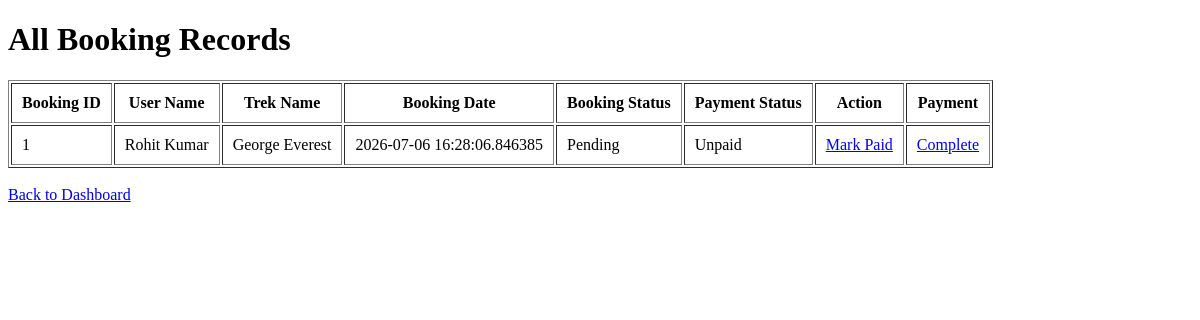
Before: /admin/bookings with the older database file.
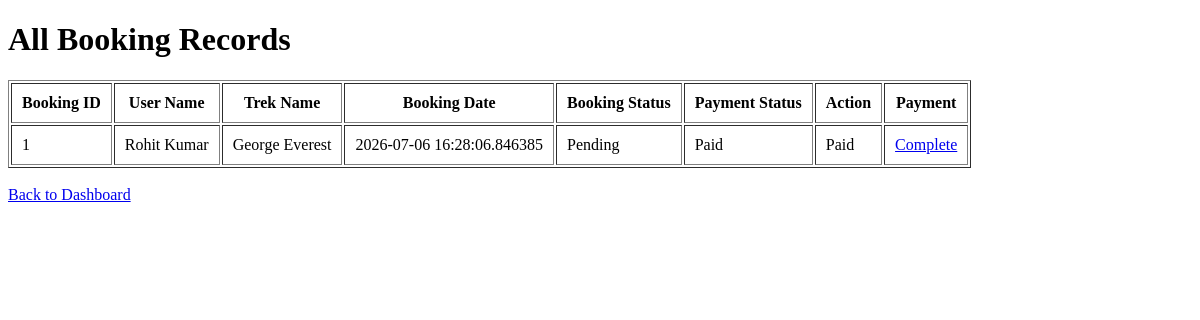
After: the same page with the newer database file.
### models/models.py (models this page shows)
class Booking(db.Model):
    __tablename__ = "bookings"
    id = db.Column(db.Integer, primary_key=True)
    user_id = db.Column(
        db.Integer,
        db.ForeignKey("users.id"),
        nullable=False
    )
    trek_id = db.Column(
        db.Integer,
        db.ForeignKey("treks.id"),
        nullable=False
    )
    booking_date = db.Column(
        db.DateTime,
        default=datetime.utcnow
    )
    booking_status = db.Column(
        db.String(20),
        default="Pending"
    )
    payment_status = db.Column(
        db.String(20),
        default="Unpaid"
    )

class User(db.Model):
    __tablename__ = "users"
    id = db.Column(db.Integer, primary_key=True)
    full_name = db.Column(db.String(100), nullable=False)
    email = db.Column(db.String(120), unique=True, nullable=False)
    password = db.Column(db.String(255), nullable=False)
    role = db.Column(db.String(20), nullable=False)
    status = db.Column(
    db.String(20),
    default="approved"
    )
    created_at = db.Column(db.DateTime, default=datetime.utcnow)
    bookings = db.relationship(
        "Booking",
        backref="user",
        lazy=True
    )
    assigned_treks = db.relationship(
    "Trek",
    foreign_keys="Trek.assigned_staff_id",
    backref="assigned_staff",
    lazy=True
    )

class Trek(db.Model):
    __tablename__ = "treks"
    id = db.Column(db.Integer, primary_key=True)
    trek_name = db.Column(db.String(100), nullable=False)
    difficulty = db.Column(db.String(50))
    duration_days = db.Column(db.Integer)
    available_slots = db.Column(db.Integer)
    status = db.Column(
        db.String(20),
        default="Open"
    )
    assigned_staff_id = db.Column(
        db.Integer,
        db.ForeignKey("users.id")
    )
    bookings = db.relationship(
        "Booking",
        backref="trek",
        lazy=True
    )

### controllers/auth.py (the view)
@auth.route("/admin/bookings")
def view_bookings():
    bookings = Booking.query.all()
    return render_template(
        "view_bookings.html",
        bookings=bookings
    )

### templates/view_bookings.html (shortened to what this page needs)
<!DOCTYPE html>
<html>
<head>
</head>
<body>
<h1>All Booking Records</h1>
<table border="1" cellpadding="10">
<tr>
    <th>Booking ID</th>
    <th>User Name</th>
    <th>Trek Name</th>
    <th>Booking Date</th>
    <th>Booking Status</th>
    <th>Payment Status</th>
    <th>Action</th>
    <th>Payment</th>
</tr>
{% for booking in bookings %}
<tr>
<td>{{ booking.id }}</td>
<td>{{ booking.user.full_name }}</td>
<td>{{ booking.trek.trek_name }}</td>
<td>{{ booking.booking_date }}</td>
<td>{{ booking.booking_status }}</td>
<td>{{ booking.payment_status }}</td>
<td>
{% if booking.payment_status == "Unpaid" %}
<a href="/admin/mark_paid/{{ booking.id }}">
    Mark Paid
</a>
{% else %}
Paid
{% endif %}
</td>
<td>
{% if booking.booking_status == "Pending" %}
<a href="/admin/complete_booking/{{ booking.id }}">
    Complete
</a>
{% else %}
Completed
{% endif %}
</td>
</tr>
{% endfor %}
</table>
<br>
<a href="/admin/dashboard">
Back to Dashboard
</a>
</body>
</html>

Changed rows visible on the page:
changed Booking "Pending": payment_status "Unpaid" → "Paid"; payment_status "Mark Paid" → "Paid"
